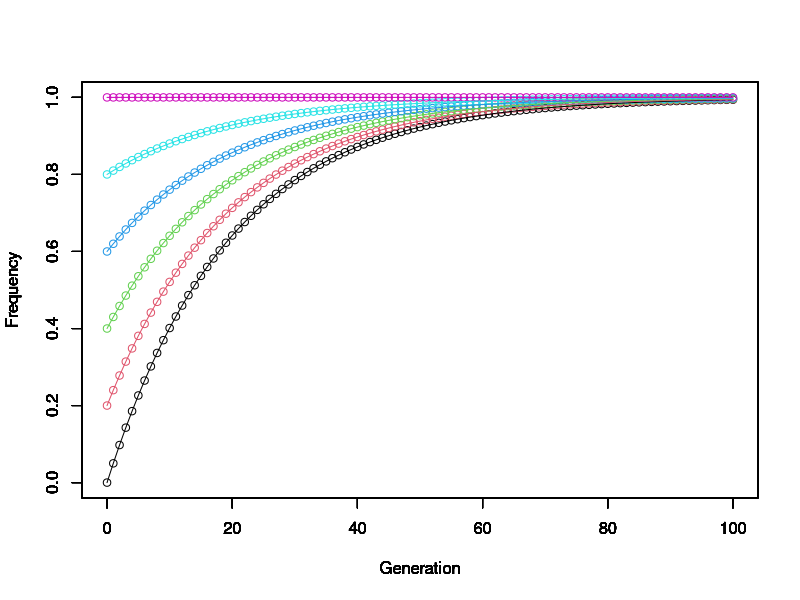

Write R code to recreate this figure.
## ---- chunk 1
knitr::opts_chunk$set(echo = TRUE)
## ---- chunk 2
# ここにコードを書く
gn <- 100
p0 <- seq(0,1,0.2)
mu <- 0.05
p <- matrix(nrow=length(p0),ncol=gn+1)
p[,1] <- p0
for(t in 1:gn){
  p[,t+1] <- p[,t] + (1-p[,t])*mu
}
## ---- chunk 3
# ここにコードを書く

for(i in 1:length(p0)){
  plot(0:gn,p[i,],xlim=c(0,gn),ylim=c(0,1),col=i,xlab='Generation',ylab='Frequency')
  par(new=T)
}
## ---- chunk 4
# ここにコードを書く
p_ana <- function(mu,p0,t){
  return(1-((1-mu)^t)*(1-p0))
}
for(i in 1:length(p0)) {
  curve(p_ana(0.05,p0[i],x),xlim=c(0,100),ylim=c(0,1),col=i,xlab='Generation',ylab='Frequency')
  par(new=T)
}
